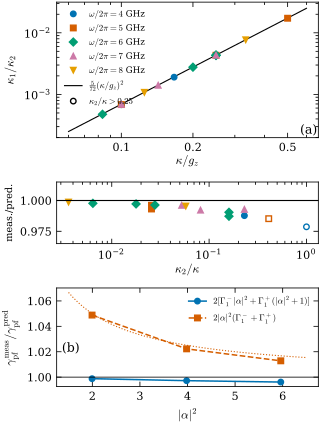

Source code (Python):
"""Fig. 3 — figura de mérito. Solo lee la caché data/fig3/*.npz (calc_fig3.py / run_fig3.sh), escribe
data/fig3a.csv, data/fig3b.csv y dibuja fig3.pdf / fig3.png.  --rerun: calcula los puntos que falten (caro).

C1: γ_pf = 2[Γ₁⁻|α|² + Γ₁⁺(|α|²+1)], |α|² = |α_eff²| = |⟨(a-d)²⟩|, d = gz/w.
C2: κ₁ = Γ₁⁻ + Γ₁⁺ se extrae de γ_pf invirtiendo C1 con r = Γ₁⁺/Γ₁⁻ = (w²+κ²/4)/(9w²+κ²/4):
    κ₁ = γ_pf (1+r) / (2[|α|²(1+r) + r]);  κ₂ = 4G²/κ;  predicción κ₁/κ₂ = (5/72)(κ/gz)².
C3: marcador relleno si κ₂/κ ≤ 0.25 (no saturado), hueco si κ₂/κ > 0.25.
"""
import sys, glob, os
import numpy as np
import matplotlib.pyplot as plt
import comun as C
import estilo as E

KAP = 0.03


def gammas(gx, w):
    gm = gx**2 * KAP / (w**2 + KAP**2 / 4); gp = gx**2 * KAP / (9 * w**2 + KAP**2 / 4)
    return gm, gp


def cargar():
    F = []
    for f in sorted(glob.glob(os.path.join(C.DATA, 'fig3', '*.npz'))):
        if os.path.basename(f).startswith('pe_'):
            continue
        z = np.load(f); d = {k: z[k] for k in z.files if k not in ('rho', 'modos')}
        fp = os.path.join(os.path.dirname(f), 'pe_' + os.path.basename(f))
        d['Pe_prom'] = float(np.load(fp)['Pe_prom']) if os.path.exists(fp) else np.nan
        F.append(d)
    return F


def main():
    if '--rerun' in sys.argv:
        import calc_fig3
        for l in open(os.path.join(C.DATA, 'fig3', 'trabajos.txt')):
            gx, w, gzk, al2, N = l.split(); calc_fig3.punto(float(gx), float(w), float(gzk), float(al2), int(N))
    F = cargar()
    filas = []
    for f in F:
        gx, w, gz = float(f['gx']), float(f['w']), float(f['gz'])
        gm, gp = gammas(gx, w); r = gp / gm
        a2 = abs(complex(f['al2eff'])); g = float(f['gpf'])
        k1 = g * (1 + r) / (2 * (a2 * (1 + r) + r))
        k2 = float(f['kap2'])
        pred_new = 2 * (gm * a2 + gp * (a2 + 1)); pred_old = 2 * a2 * (gm + gp)
        filas.append([gx, w, float(f['gzk']), float(f['al2_nom']), int(f['N']), k2 / KAP, g, a2, float(f['Pc_fijo']),
                      k1, k2, k1 / k2, 5 / 72 * (KAP / gz)**2, g / pred_new, g / pred_old, float(f['par_borde']),
                      *np.array(f['val']), f['Pe_prom']])
    T = np.array(filas)
    hdr = ('g_x [2pi GHz], omega [2pi GHz], g_z/kappa, |alpha|^2 nominal, N, kappa_2/kappa, gamma_pf spectral [2pi GHz], '
           '|alpha_eff^2|=|<(a-d)^2>|, P_c fixed polaron code, kappa_1 (C1 inverted) [2pi GHz], kappa_2=4G^2/kappa [2pi GHz], '
           'kappa_1/kappa_2 measured, (5/72)(kappa/g_z)^2, gamma_pf/pred C1, gamma_pf/pred without +1, parity-mode edge weight, '
           '|Tr rho-1|, ||rho-rho^dag||, min eig rho, P_e period-averaged (calc_fig3_pe.py)')
    # (a): |α|²=4 y N=22 (el N=28 es solo convergencia)
    A = T[(T[:, 3] == 4) & (T[:, 4] == 22)]
    np.savetxt(os.path.join(C.DATA, 'fig3a.csv'), A, delimiter=',', header=hdr, comments='')
    Bm = (T[:, 0] == 0.05) & (T[:, 1] == 6) & (T[:, 2] == 4)
    B = T[Bm][np.argsort(T[Bm][:, 3])]
    np.savetxt(os.path.join(C.DATA, 'fig3b.csv'), B, delimiter=',', header=hdr, comments='')

    E.aplicar()
    fig = plt.figure(figsize=(E.COL1, 5.0))
    gs = fig.add_gridspec(3, 1, height_ratios=[2.2, 1.0, 1.6], hspace=0.45)
    ax = fig.add_subplot(gs[0]); rx = fig.add_subplot(gs[1]); bx = fig.add_subplot(gs[2])
    ws = sorted(set(A[:, 1])); mk = dict(zip(ws, ['o', 's', 'D', '^', 'v', 'p']))
    for i, w in enumerate(ws):
        for sat in (False, True):
            m = (A[:, 1] == w) & ((A[:, 5] > 0.25) == sat)
            if not m.any():
                continue
            x = KAP / (A[m, 2] * KAP)
            kw = dict(marker=mk[w], ls='none', ms=4, color=E.OKABE[i], mec=E.OKABE[i],
                      mfc='none' if sat else E.OKABE[i], label=rf'$\omega/2\pi={w:g}$ GHz' if not sat else None)
            ax.loglog(x, A[m, 11], **kw); rx.semilogx(A[m, 5], A[m, 11] / A[m, 12], **kw)
    xx = np.geomspace(0.06, 0.6, 50)
    ax.loglog(xx, 5 / 72 * xx**2, 'k-', lw=0.8, label=r'$\frac{5}{72}(\kappa/g_z)^2$', zorder=0)
    ax.set_ylabel(r'$\kappa_1/\kappa_2$'); ax.legend(loc='upper left', fontsize=6.5)
    ax.plot([], [], 'ko', mfc='none', ms=4, ls='none', label=r'$\kappa_2/\kappa>0.25$')
    ax.legend(loc='upper left', fontsize=6.3, ncol=1)
    ax.set_xlabel(r'$\kappa/g_z$', labelpad=1)
    E.etiqueta(ax, '(a)'); ax.texts[-1].set_position((0.93, 0.1))
    rx.axhline(1, color='k', lw=0.8)
    rx.set_ylim(0.965, 1.015); rx.set_ylabel('meas./pred.', fontsize=7)
    rx.set_xlabel(r'$\kappa_2/\kappa$', labelpad=1)
    from matplotlib.ticker import FixedLocator, NullFormatter
    ax.xaxis.set_major_locator(FixedLocator([0.1, 0.2, 0.5])); ax.set_xticklabels(['0.1', '0.2', '0.5'])
    ax.xaxis.set_minor_formatter(NullFormatter())
    bx.plot(B[:, 7], B[:, 13], 'o-', color=E.OKABE[0], ms=4, label=r'$2[\Gamma_1^-|\alpha|^2+\Gamma_1^+(|\alpha|^2+1)]$')
    bx.plot(B[:, 7], B[:, 14], 's--', color=E.OKABE[1], ms=4, label=r'$2|\alpha|^2(\Gamma_1^-+\Gamma_1^+)$')
    aa = np.linspace(1.5, 6.5, 50)
    gm, gp = gammas(0.05, 6.0)
    bx.plot(aa, (gm * aa + gp * (aa + 1)) / (aa * (gm + gp)), ':', color=E.OKABE[1], lw=0.8)
    bx.axhline(1, color='k', lw=0.6)
    bx.set_xlabel(r'$|\alpha|^2$'); bx.set_ylabel(r'$\gamma_{\rm pf}^{\rm meas}/\gamma_{\rm pf}^{\rm pred}$')
    bx.legend(loc='upper right', fontsize=6.3); E.etiqueta(bx, '(b)'); bx.texts[-1].set_position((0.02, 0.45))
    for ext in ('pdf', 'png'):
        fig.savefig(os.path.join(C.AQUI, f'fig3.{ext}'))
    print("(a) g_x ω g_z/κ κ₂/κ |α_eff²| P_c κ₁/κ₂ pred razón P_e_prom")
    for r in A[np.argsort(A[:, 5])]:
        print(f"   {r[0]:.3f} {r[1]:.0f} {r[2]:4.1f} {r[5]:.3f} {r[7]:.4f} {r[8]:.5f} {r[11]:.4e} {r[12]:.4e} {r[11]/r[12]:.4f} {r[19]:.2e}")
    ok = np.isfinite(A[:, 19])
    print(f"   corr(1-razón, P_e) = {np.corrcoef(1 - A[ok,11]/A[ok,12], A[ok,19])[0,1]:.3f};  corr(1-razón, κ₂/κ) = {np.corrcoef(1 - A[:,11]/A[:,12], A[:,5])[0,1]:.3f}")
    ns = A[:, 5] <= 0.25
    print(f"   razón no saturados: {A[ns,11].min()/1:.0f}" if False else f"   razón no saturados [{(A[ns,11]/A[ns,12]).min():.4f}, {(A[ns,11]/A[ns,12]).max():.4f}]; saturados [{(A[~ns,11]/A[~ns,12]).min():.4f}, {(A[~ns,11]/A[~ns,12]).max():.4f}]")
    print("(b) |α|²nom N |α_eff²| razón C1  razón sin +1")
    for r in B:
        print(f"   {r[3]:.0f} {r[4]:.0f} {r[7]:.4f} {r[13]:.4f} {r[14]:.4f}")
    c = T[(T[:, 0] == 0.05) & (T[:, 1] == 6) & (T[:, 2] == 12)]
    print("conv (0.05,6,12): " + "; ".join(f"N={r[4]:.0f} γ={r[6]:.6e} α²={r[7]:.4f} P_c={r[8]:.6f}" for r in c))
    print(f"validación: |Tr-1|≤{T[:,16].max():.1e} ‖ρ-ρ†‖≤{T[:,17].max():.1e} mín eig≥{T[:,18].min():.1e}; borde máx {T[:,15].max():.1e}")


if __name__ == '__main__':
    main()
